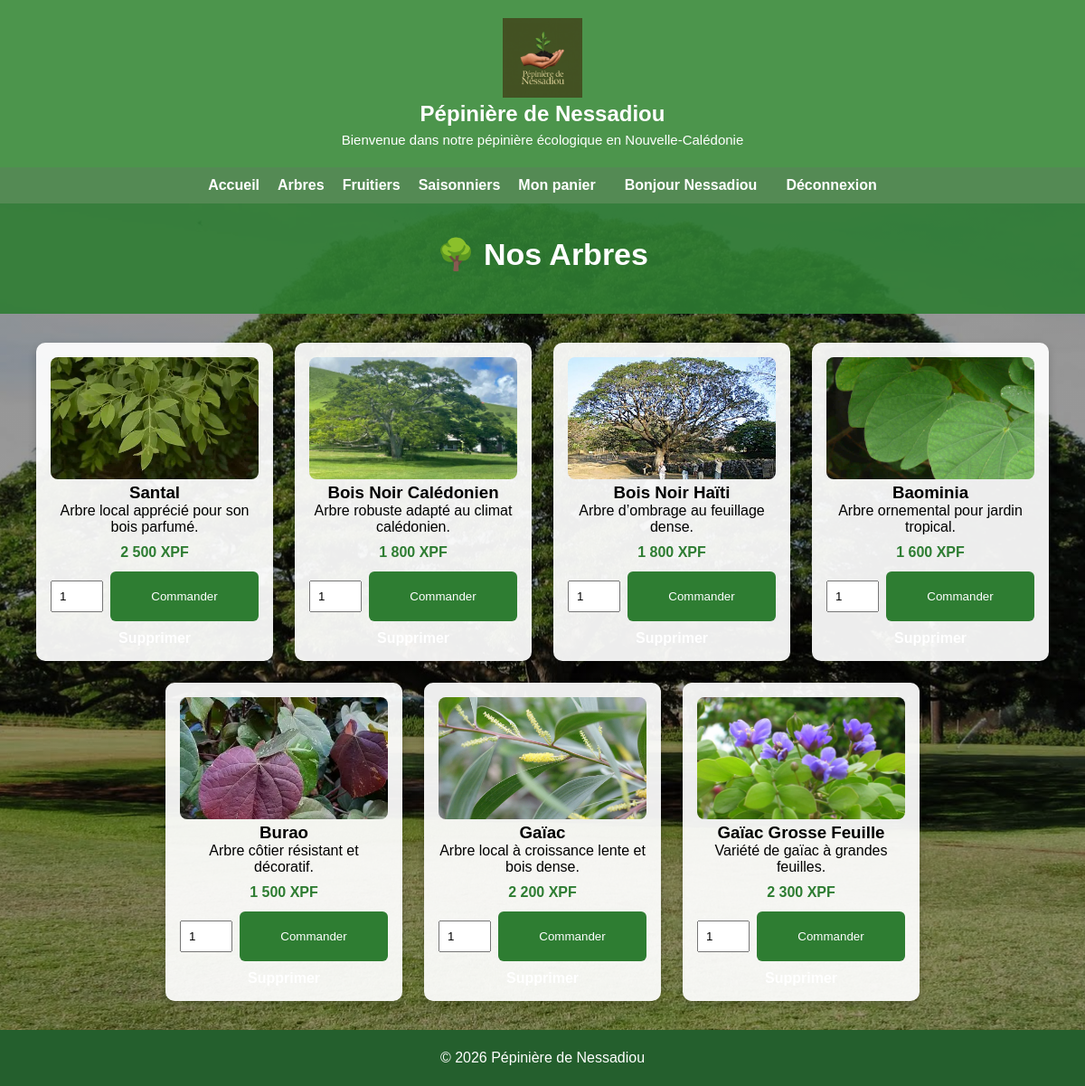
/nos-arbres.php (signed in), run on the app's committed database.
### tables this page shows
CREATE TABLE produits (
  id INT AUTO_INCREMENT PRIMARY KEY,
  nom VARCHAR(100) NOT NULL,
  type VARCHAR(50) NOT NULL,
  description TEXT,
  prix DECIMAL(10, 2) NOT NULL DEFAULT 0,
  image TEXT
);

### public/nos-arbres.php (called while the page is built)
<?php
require_once __DIR__ . '/../pages/site/nos-arbres.php';
?>

### pages/site/catalogue.php (the view, shortened to what this page needs)
<?php
function e($value)
{
    return htmlspecialchars((string) $value, ENT_QUOTES, 'UTF-8');
}
function catalogue_image_url($image)
{
    $image = (string) $image;
    return BASE_URL . '/assets/images/' . basename($image);
}
function afficher_carte_produit($row, $pageUrl)
{
    $prix = isset($row['prix']) ? (float) $row['prix'] : 0;
    ?>
    <div class="card">
      <img src="<?php echo e(catalogue_image_url($row['image'] ?? '')); ?>" alt="<?php echo e($row['nom'] ?? 'Produit'); ?>">
      <h3><?php echo e($row['nom'] ?? 'Produit'); ?></h3>
      <p><?php echo e($row['description'] ?? ''); ?></p>
      <?php if ($prix > 0) { ?>
        <strong><?php echo e(number_format($prix, 0, ',', ' ')); ?> XPF</strong>
      <?php } ?>
      <?php if (isset($_SESSION['client'])) { ?>
        <form method="POST" class="commande-form">
          <input type="number" name="quantite" min="1" value="1" required>
          <button type="submit">Commander</button>
        </form>
      <?php } ?>
      <?php if (isset($_SESSION['client']['role']) && $_SESSION['client']['role'] === 'admin') { ?>
        <a class="delete-link"
           href="<?php echo e($pageUrl); ?>?action=delete&id=<?php echo e($row['id']); ?>"
           onclick="return confirm('Supprimer ce produit ?');">
        </a>
      <?php } ?>
    </div>
    <?php
}
?>

### pages/site/nos-arbres.php (shortened to what this page needs)
<?php
require_once __DIR__ . '/../../config/connexion.php';
require_once __DIR__ . '/catalogue.php';
$pageUrl = route_url('catalogue.arbres');
$dbDisponible = $conn instanceof mysqli;
?>
<!DOCTYPE html>
<html lang="fr">
<head>
  <link rel="stylesheet" href="<?php echo BASE_URL; ?>/assets/css/style.css">
  <link rel="stylesheet" href="<?php echo BASE_URL; ?>/assets/css/catalogue.css">
</head>
<body class="page-catalogue catalogue-arbres">
<?php require __DIR__ . '/../partials/header.php'; ?>
<section class="catalogue-heading">
  <h1>🌳 Nos Arbres</h1>
</section>
<div class="container">
<?php
if (!$dbDisponible) {
  echo "<p class='catalogue-message'>La base de données n'est pas disponible. Vérifie que MySQL est lancé et que la base nessadiou existe.</p>";
} else {
  $sql = "SELECT * FROM produits WHERE type='arbre'";
  $result = $conn->query($sql);
  if ($result && $result->num_rows > 0) {
    while($row = $result->fetch_assoc()) {
      afficher_carte_produit($row, $pageUrl);
    }
  } else {
    echo "<p class='catalogue-message'>Aucun arbre disponible</p>";
  }
}
?>
</div>
<?php require __DIR__ . '/../partials/footer.php'; ?>
</body>
</html>

### assets/css/style.css (style rules this page uses)
* { margin: 0; padding: 0; }
h1 { position: relative; top: 10px; }
body { margin: 0; font-family: Arial, sans-serif; background-color: #f7f9f7; min-height: 100vh; display: flex; flex-direction: column; }
.container { padding: 40px; }
.card { background-color: white; border-radius: 10px; padding: 15px; width: 220px; box-shadow: 0 4px 8px rgba(0, 0, 0, 0.1); text-align: center; }
.card img { width: 100%; height: 120px; object-fit: cover; border-radius: 10px; }
.card a { text-decoration: none; color: #ffffff; font-weight: bold; }
input { width: 100%; padding: 10px; margin: 10px 0; box-sizing: border-box; }
button { width: 100%; padding: 10px; background-color: #4caf50; color: white; border: none; cursor: pointer; border-radius: 5px; }

### assets/css/catalogue.css (style rules this page uses)
body.page-catalogue { margin: 0; min-height: 100vh; font-family: Arial, sans-serif; background-size: cover; background-position: center; background-repeat: no-repeat; background-attachment: fixed; }
body.catalogue-arbres { background-image: linear-gradient(rgba(0, 0, 0, 0.4), rgba(0, 0, 0, 0.4)), url('../images/saman.jpg'); }
.page-catalogue .catalogue-heading { background-color: rgba(46, 125, 50, 0.9); color: white; text-align: center; padding: 36px 20px; }
.page-catalogue .catalogue-heading h1 { top: 0; font-size: 34px; margin-bottom: 10px; }
.page-catalogue .container { padding: 32px; display: flex; flex-wrap: wrap; gap: 24px; justify-content: center; }
.page-catalogue .card { background: rgba(255, 255, 255, 0.93); border-radius: 10px; padding: 16px; width: 230px; text-align: center; box-shadow: 0 4px 10px rgba(0, 0, 0, 0.2); transition: transform 0.2s ease, box-shadow 0.2s ease; }
.page-catalogue .card img { width: 100%; height: 135px; object-fit: cover; border-radius: 8px; }
.page-catalogue .card strong { display: block; margin: 10px 0; color: #2e7d32; }
.commande-form { display: flex; gap: 8px; justify-content: center; margin-top: 12px; }
.commande-form input { width: 58px; padding: 8px; }
.commande-form button { border: 0; border-radius: 6px; background: #2e7d32; color: white; padding: 8px 10px; cursor: pointer; }
.delete-link { display: inline-block; margin-top: 10px; color: #c62828; font-weight: bold; }

### data on the page
produits: image (picture), nom "Santal", description "Arbre local apprécié pour son bois parfumé.", prix "2 500"
produits: image (picture), nom "Bois Noir Calédonien", description "Arbre robuste adapté au climat calédonien.", prix "1 800"
produits: image (picture), nom "Bois Noir Haïti", description "Arbre d’ombrage au feuillage dense.", prix "1 800"
produits: image (picture), nom "Baominia", description "Arbre ornemental pour jardin tropical.", prix "1 600"
produits: image (picture), nom "Burao", description "Arbre côtier résistant et décoratif.", prix "1 500"
produits: image (picture), nom "Gaïac", description "Arbre local à croissance lente et bois dense.", prix "2 200"
produits: image (picture), nom "Gaïac Grosse Feuille", description "Variété de gaïac à grandes feuilles.", prix "2 300"

### other printed values
$_SESSION['client']['prenom'] "Nessadiou"
